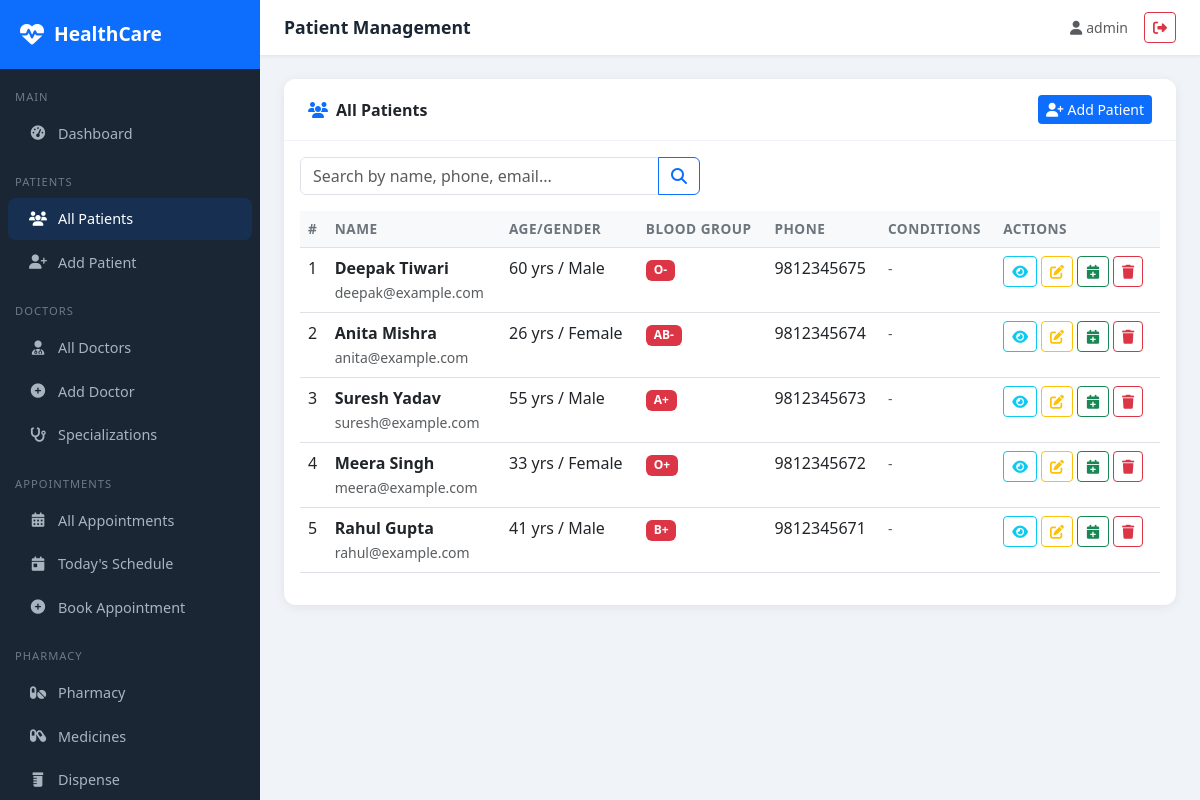
/patients/ (signed in), run on the app's committed database.
### patients/models.py (models this page shows, shortened)
class Patient(models.Model):
    BLOOD_GROUP_CHOICES = [
        ('A+', 'A+'), ('A-', 'A-'), ('B+', 'B+'), ('B-', 'B-'),
        ('O+', 'O+'), ('O-', 'O-'), ('AB+', 'AB+'), ('AB-', 'AB-'),
    ]
    GENDER_CHOICES = [('M', 'Male'), ('F', 'Female'), ('O', 'Other')]
    user = models.OneToOneField(User, on_delete=models.SET_NULL, null=True, blank=True)
    first_name = models.CharField(max_length=100)
    last_name = models.CharField(max_length=100)
    date_of_birth = models.DateField()
    gender = models.CharField(max_length=1, choices=GENDER_CHOICES)
    blood_group = models.CharField(max_length=3, choices=BLOOD_GROUP_CHOICES, blank=True)
    phone = models.CharField(max_length=15)
    email = models.EmailField(blank=True)
    address = models.TextField()
    emergency_contact_name = models.CharField(max_length=100, blank=True)
    emergency_contact_phone = models.CharField(max_length=15, blank=True)
    allergies = models.TextField(blank=True, help_text="List known allergies")
    chronic_conditions = models.TextField(blank=True)
    insurance_provider = models.CharField(max_length=100, blank=True)
    insurance_id = models.CharField(max_length=50, blank=True)
    created_at = models.DateTimeField(auto_now_add=True)
    updated_at = models.DateTimeField(auto_now=True)
    def __str__(self):
        return f"{self.first_name} {self.last_name}"
    @property
    def age(self):
        from datetime import date
        today = date.today()
        return today.year - self.date_of_birth.year - (
            (today.month, today.day) < (self.date_of_birth.month, self.date_of_birth.day)
        )

### patients/views.py (the view, shortened to what this page needs)
# urls.py: path('', views.patient_list, name='patient_list'),
@login_required
def patient_list(request):
    query = request.GET.get('q', '')
    patients = Patient.objects.all().order_by('-created_at')
    return render(request, 'patients/patient_list.html', {'patients': patients, 'query': query})

### templates/patients/patient_list.html (shortened to what this page needs)
{% extends 'base/base.html' %}
{% block page_title %}Patient Management{% endblock %}
{% block content %}
<div class="card">
    <div class="card-header py-3 px-4 d-flex justify-content-between align-items-center">
        <span><i class="fas fa-users text-primary me-2"></i>All Patients</span>
        <a href="{% url 'patient_create' %}" class="btn btn-primary btn-sm"><i class="fas fa-user-plus me-1"></i>Add Patient</a>
    </div>
    <div class="card-body">
        <form method="get" class="mb-3">
            <div class="input-group" style="max-width:400px">
                <input type="text" name="q" class="form-control" placeholder="Search by name, phone, email..." value="{{ query }}">
                <button class="btn btn-outline-primary" type="submit"><i class="fas fa-search"></i></button>
            </div>
        </form>
        <div class="table-responsive">
            <table class="table table-hover">
                <thead>
                    <tr><th>#</th><th>Name</th><th>Age/Gender</th><th>Blood Group</th><th>Phone</th><th>Conditions</th><th>Actions</th></tr>
                </thead>
                <tbody>
                {% for patient in patients %}
                <tr>
                    <td>{{ forloop.counter }}</td>
                    <td>
                        <a href="{% url 'patient_detail' patient.pk %}" class="text-decoration-none fw-semibold text-dark">{{ patient }}</a>
                        {% if patient.email %}<br><small class="text-muted">{{ patient.email }}</small>{% endif %}
                    </td>
                    <td>{{ patient.age }} yrs / {{ patient.get_gender_display }}</td>
                    <td>{% if patient.blood_group %}<span class="badge bg-danger">{{ patient.blood_group }}</span>{% else %}-{% endif %}</td>
                    <td>{{ patient.phone }}</td>
                    <td><small class="text-muted">{{ patient.chronic_conditions|truncatechars:40|default:"-" }}</small></td>
                    <td>
                        <div class="d-flex gap-1">
                            <a href="{% url 'patient_detail' patient.pk %}" class="btn btn-sm btn-outline-info" title="View"><i class="fas fa-eye"></i></a>
                            <a href="{% url 'patient_update' patient.pk %}" class="btn btn-sm btn-outline-warning" title="Edit"><i class="fas fa-edit"></i></a>
                            <a href="{% url 'appointment_create' %}?patient={{ patient.pk }}" class="btn btn-sm btn-outline-success" title="Book Appointment"><i class="fas fa-calendar-plus"></i></a>
                            <a href="{% url 'patient_delete' patient.pk %}" class="btn btn-sm btn-outline-danger" title="Delete"><i class="fas fa-trash"></i></a>
                        </div>
                    </td>
                </tr>
                {% empty %}
                <tr><td colspan="7" class="text-center text-muted py-5">
                    <i class="fas fa-users fa-3x mb-3 d-block opacity-25"></i>
                    No patients found. <a href="{% url 'patient_create' %}">Add the first patient</a>.
                </td></tr>
                {% endfor %}
                </tbody>
            </table>
        </div>
    </div>
</div>
{% endblock %}

### templates/base/base.html (shortened to what this page needs)
<!DOCTYPE html>
<html lang="en">
<head>
    <link href="https://cdn.jsdelivr.net/npm/bootstrap@5.3.0/dist/css/bootstrap.min.css" rel="stylesheet">
    <link href="https://cdnjs.cloudflare.com/ajax/libs/font-awesome/6.4.0/css/all.min.css" rel="stylesheet">
</head>
<body>
{% if user.is_authenticated %}
<div class="sidebar">
    <div class="sidebar-brand">
        <i class="fas fa-heartbeat"></i>
        <span>HealthCare</span>
    </div>
    <nav class="mt-2">
        <div class="nav-section">Main</div>
        <a href="{% url 'dashboard' %}" class="nav-link {% if request.resolver_match.url_name == 'dashboard' %}active{% endif %}">
            <i class="fas fa-tachometer-alt"></i> Dashboard
        </a>
        <div class="nav-section">Patients</div>
        <a href="{% url 'patient_list' %}" class="nav-link {% if 'patient' in request.resolver_match.url_name %}active{% endif %}">
            <i class="fas fa-users"></i> All Patients
        </a>
        <a href="{% url 'patient_create' %}" class="nav-link">
            <i class="fas fa-user-plus"></i> Add Patient
        </a>
        <div class="nav-section">Doctors</div>
        <a href="{% url 'doctor_list' %}" class="nav-link {% if 'doctor' in request.resolver_match.url_name %}active{% endif %}">
            <i class="fas fa-user-md"></i> All Doctors
        </a>
        <a href="{% url 'doctor_create' %}" class="nav-link">
            <i class="fas fa-plus-circle"></i> Add Doctor
        </a>
        <a href="{% url 'specialization_list' %}" class="nav-link">
            <i class="fas fa-stethoscope"></i> Specializations
        </a>
        <div class="nav-section">Appointments</div>
        <a href="{% url 'appointment_list' %}" class="nav-link {% if 'appointment' in request.resolver_match.url_name %}active{% endif %}">
            <i class="fas fa-calendar-alt"></i> All Appointments
        </a>
        <a href="{% url 'today_appointments' %}" class="nav-link">
            <i class="fas fa-calendar-day"></i> Today's Schedule
        </a>
        <a href="{% url 'appointment_create' %}" class="nav-link">
            <i class="fas fa-plus-circle"></i> Book Appointment
        </a>
        <div class="nav-section">Pharmacy</div>
        <a href="{% url 'pharmacy_dashboard' %}" class="nav-link">
            <i class="fas fa-pills"></i> Pharmacy
        </a>
        <a href="{% url 'medicine_list' %}" class="nav-link">
            <i class="fas fa-capsules"></i> Medicines
        </a>
        <a href="{% url 'dispense_medicine' %}" class="nav-link">
            <i class="fas fa-prescription-bottle"></i> Dispense
        </a>
    </nav>
</div>
<div class="main-content">
    <div class="topbar">
        <span class="topbar-title">{% block page_title %}HealthCare Portal{% endblock %}</span>
        <div class="d-flex align-items-center gap-3">
            <span class="text-muted small"><i class="fas fa-user me-1"></i>{{ user.get_full_name|default:user.username }}</span>
            <a href="{% url 'logout' %}" class="btn btn-sm btn-outline-danger"><i class="fas fa-sign-out-alt"></i></a>
        </div>
    </div>
    <div class="page-content">
        {% block content %}{% endblock %}
    </div>
</div>
{% else %}
{% block public_content %}{% endblock %}
{% endif %}
</body>
</html>

### templates/base/base.html (style rules this page uses)
:root { --primary: #0d6efd; --sidebar-bg: #1a2634; --sidebar-width: 260px; }
body { background: #f0f4f8; font-family: 'Segoe UI', sans-serif; }
.sidebar { position: fixed; top: 0; left: 0; height: 100vh; width: var(--sidebar-width); background: var(--sidebar-bg); z-index: 1000; overflow-y: auto; transition: all 0.3s; }
.sidebar-brand { padding: 20px; background: #0d6efd; color: white; font-size: 1.2rem; font-weight: 700; display: flex; align-items: center; gap: 10px; }
.sidebar-brand i { font-size: 1.5rem; }
.nav-section { padding: 10px 15px 5px; font-size: 0.7rem; color: #6c7a8a; text-transform: uppercase; letter-spacing: 1px; margin-top: 10px; }
.sidebar .nav-link { color: #a8b5c0; padding: 10px 20px; border-radius: 8px; margin: 2px 8px; display: flex; align-items: center; gap: 10px; font-size: 0.9rem; transition: all 0.2s; }
.sidebar .nav-link:hover, .sidebar .nav-link.active { background: rgba(13,110,253,0.15); color: #fff; }
.sidebar .nav-link i { width: 20px; text-align: center; }
.main-content { margin-left: var(--sidebar-width); min-height: 100vh; }
.topbar { background: #fff; padding: 12px 24px; box-shadow: 0 1px 4px rgba(0,0,0,0.08); display: flex; justify-content: space-between; align-items: center; position: sticky; top: 0; z-index: 999; }
.topbar-title { font-weight: 600; color: #1a2634; font-size: 1.1rem; }
.page-content { padding: 24px; }
.card { border: none; border-radius: 12px; box-shadow: 0 2px 12px rgba(0,0,0,0.07); }
.card-header { background: #fff; border-bottom: 1px solid #f0f4f8; border-radius: 12px 12px 0 0 !important; font-weight: 600; }
.table th { font-weight: 600; background: #f8f9fa; font-size: 0.85rem; text-transform: uppercase; letter-spacing: 0.5px; color: #6c757d; }
.btn-primary { background: #0d6efd; border: none; }

### data on the page
Patient: first_name+last_name "Deepak Tiwari", email "deepak@example.com", age "60", gender "Male", blood_group "O-", phone "9812345675", chronic_conditions "-"
Patient: first_name+last_name "Anita Mishra", email "anita@example.com", age "26", gender "Female", blood_group "AB-", phone "9812345674", chronic_conditions "-"
Patient: first_name+last_name "Suresh Yadav", email "suresh@example.com", age "55", gender "Male", blood_group "A+", phone "9812345673", chronic_conditions "-"
Patient: first_name+last_name "Meera Singh", email "meera@example.com", age "33", gender "Female", blood_group "O+", phone "9812345672", chronic_conditions "-"
Patient: first_name+last_name "Rahul Gupta", email "rahul@example.com", age "41", gender "Male", blood_group "B+", phone "9812345671", chronic_conditions "-"

### other printed values
{{ user.get_full_name|default:user.username }} "admin"
